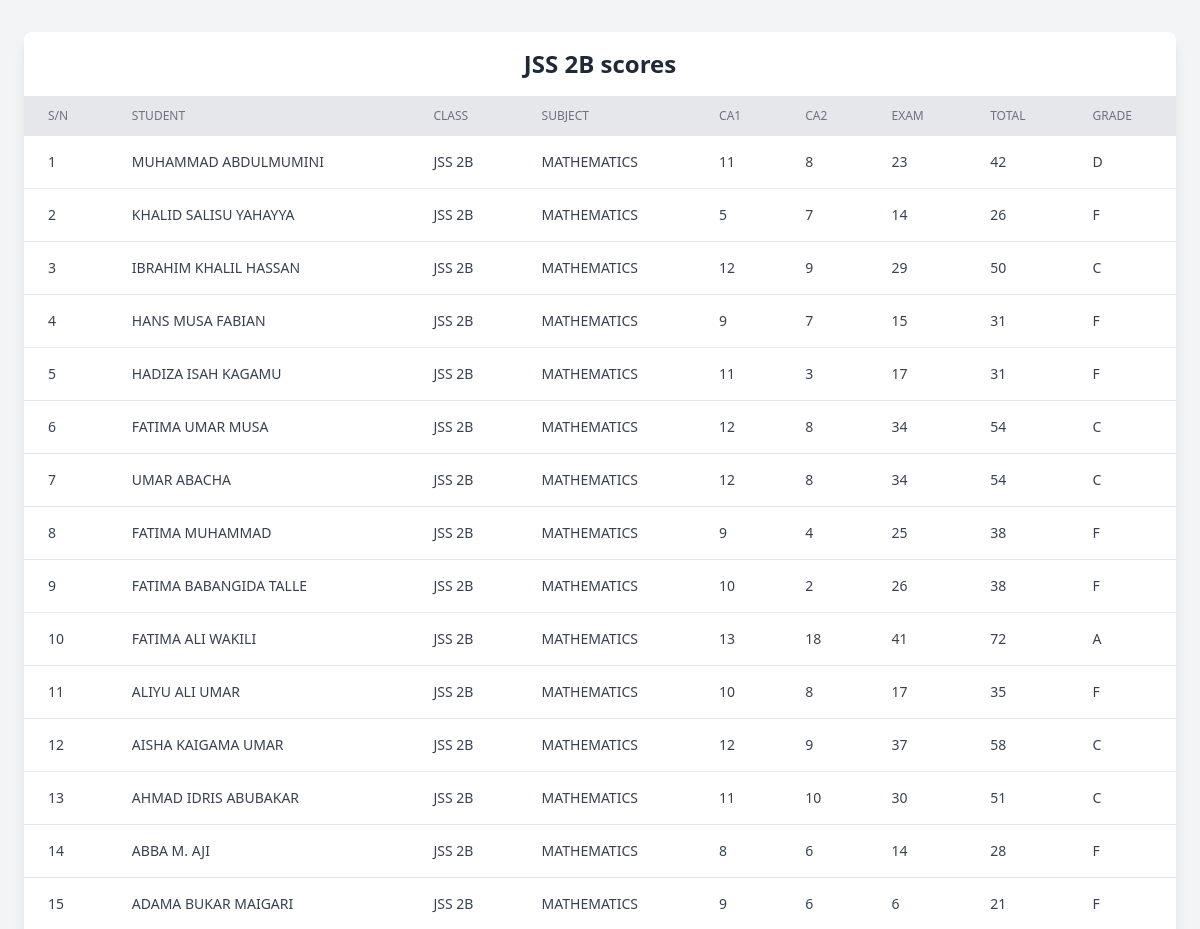
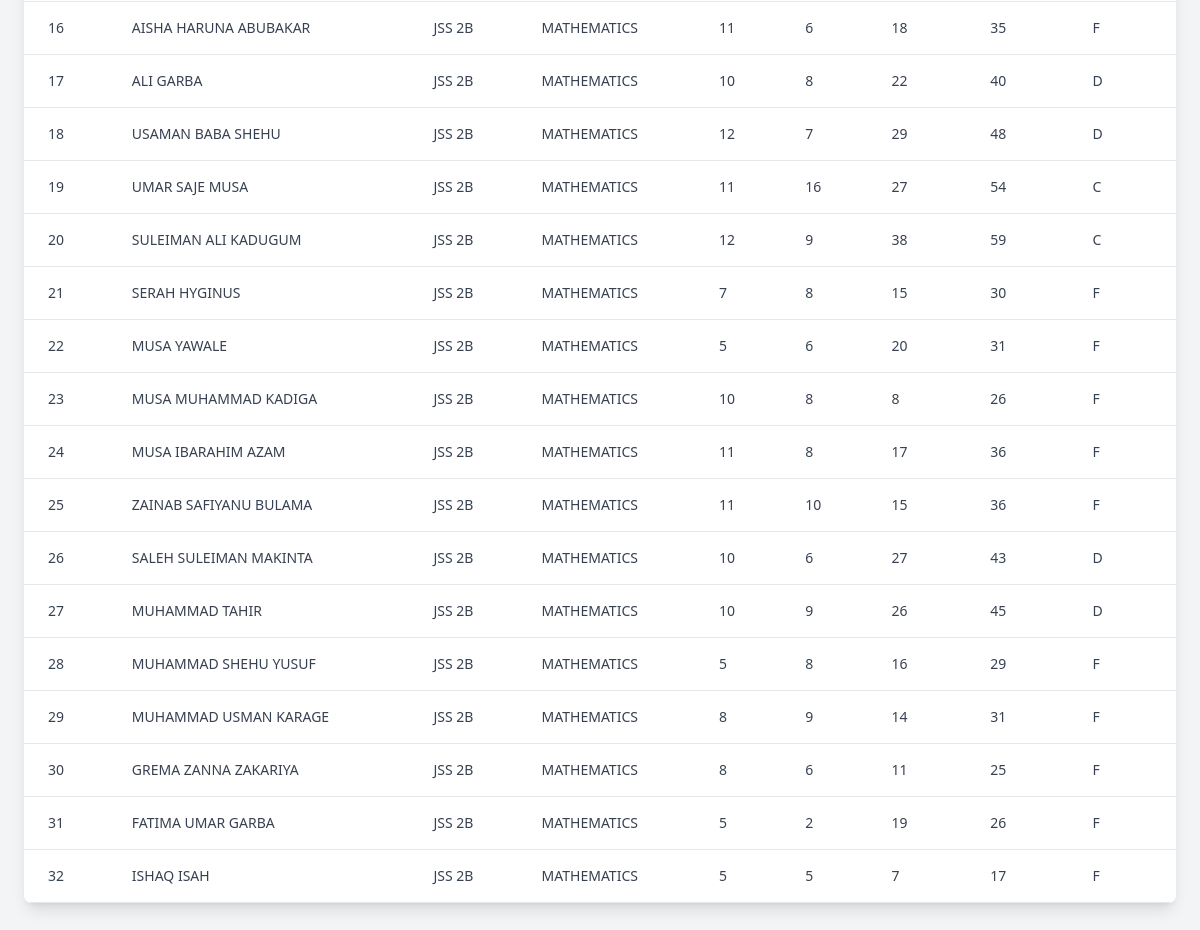
The app's page /uploaded-scores/ with its own data (2 pictures, top to bottom).
### profiles/models.py (models this page shows, shortened)
class Level(models.Model):
    name = models.CharField(max_length = 255)
    def __str__(self):
        return self.name

class StudentProfile(models.Model):
    years=(('2023','2023'),('2024','2024'),('2025','2025'),('2026','2026'))
    genders=(('MALE','MALE'),('FEMALE','FEMALE'))
    houses =(('ABIOLA','ABIOLA'),('AHMAD LAWAN','AHMAD LAWAN'),('JUSTICE ALOOMA','JUSTICE ALOOMA'),('NGOZI OKONJU NWELA','NGOZI OKONJU NWELA'),('GOODLUCK EBELE JONATHAN','GOODLUCK EBELE JONATHAN'))
    user = models.OneToOneField(User, on_delete=models.CASCADE, related_name='profile')
    admission_number = models.CharField(max_length=255, null=True, blank=True, unique=True)
    full_name = models.CharField(max_length=255, null=True, blank=True)
    year_of_admission = models.CharField(max_length=255, choices = years)
    address = models.TextField(max_length=1000, null=True, blank=True)
    level = models.ForeignKey(Level, on_delete=models.CASCADE, null=True, blank=True)
    gender = models.CharField(max_length=255, choices = genders, null=True, blank=True)
    house = models.CharField(max_length=255, choices = houses, null=True, blank=True)
    def __str__(self):
        return f"{self.full_name}"

class Subject(models.Model):
    name = models.CharField(max_length = 255)

### report_card/models.py (models this page shows, shortened)
class SubjectEntry(models.Model):
    session = models.ForeignKey(Session, on_delete = models.CASCADE)
    term = models.ForeignKey(Term, on_delete = models.CASCADE)
    student = models.ForeignKey(StudentProfile, on_delete = models.CASCADE)
    subject = models.ForeignKey(Subject, on_delete = models.CASCADE)
    level = models.ForeignKey(Level,blank=True, null=True, on_delete=models.CASCADE)
    ca1 = models.IntegerField()
    ca2 = models.IntegerField()
    exam = models.IntegerField()
    generated = models.BooleanField(default=False)
    class Meta:
        unique_together = ['student','subject','level']
    @property
    def total(self):
        return self.ca1 + self.ca2 + self.exam
    @property
    def grade(self):
        grade = ''
        if self.total <=39:
            grade ='F'
        elif self.total >= 40 and self.total <=49:
            grade = 'D'
        elif self.total >= 50 and self.total <=59:
            grade = 'C'
        elif self.total >= 60 and self.total <=69:
            grade = 'B'
        elif self.total >= 70 and self.total <=79:
            grade = 'A'
        elif self.total >= 71 and self.total <=100:
            grade = 'A+'
        return grade
    def subject_registeration(sender, instance,created,**kwargs):
        calender = AcademicCalender.objects.get(is_active = True)
        session = calender.session
        term= calender.term
        next_term = calender.next_term_begins
        subjects = Subject.objects.all()
        if created:
            srepo, created = Report.objects.get_or_create(session = session, term = term, next_term_begin = next_term,student = instance, level = instance.level)
            for subject in subjects:
                sub_entry = SubjectEntry.objects.create(session=session, term = term, student = instance, level = instance.level, subject = subject,ca1 =0,ca2 =0, exam =0 )
                repo_filter = Report.objects.filter(student = instance, term =term,session = session,is_approved = False).first()
                if repo_filter:
                    repo_filter.subjects.add(sub_entry)
                    repo_filter.save()
    post_save.connect(subject_registeration,sender =StudentProfile)

### report_card/views.py (the view)
# urls.py: path('uploaded-scores/', views.uploaded_score, name ='uploaded-score')
def uploaded_score(request):
    subject = Subject.objects.get(id = 2)
    level = Level.objects.get(id =5)
    scores = SubjectEntry.objects.filter(subject = subject, level = level)
    context = {
        'scores':scores,
        'level':level,
    }
    return render(request, 'uploaded_score.html', context)

### profiles/models.py (called while the page is built)
    def __str__(self):
        return self.name

### report_card/templates/uploaded_score.html (shortened to what this page needs)
<!DOCTYPE html>
<html lang="en">
<head>
    <script src="https://cdn.tailwindcss.com"></script>
</head>
<body class="bg-gray-100 py-8 px-4">
    <div class="max-w-6xl mx-auto bg-white rounded-lg shadow-lg overflow-hidden">
        <h1 class="text-2xl font-semibold text-center text-gray-800 py-4">{{level.name}} scores</h1>
        <table class="min-w-full table-auto">
            <thead class="bg-gray-200">
                <tr>
                    <th class="px-6 py-3 text-left text-xs font-medium text-gray-500 uppercase">S/N</th>
                    <th class="px-6 py-3 text-left text-xs font-medium text-gray-500 uppercase">Student</th>
                    <th class="px-6 py-3 text-left text-xs font-medium text-gray-500 uppercase">Class</th>
                    <th class="px-6 py-3 text-left text-xs font-medium text-gray-500 uppercase">Subject</th>
                    <th class="px-6 py-3 text-left text-xs font-medium text-gray-500 uppercase">CA1</th>
                    <th class="px-6 py-3 text-left text-xs font-medium text-gray-500 uppercase">CA2</th>
                    <th class="px-6 py-3 text-left text-xs font-medium text-gray-500 uppercase">Exam</th>
                    <th class="px-6 py-3 text-left text-xs font-medium text-gray-500 uppercase">Total</th>
                    <th class="px-6 py-3 text-left text-xs font-medium text-gray-500 uppercase">Grade</th>
                </tr>
            </thead>
            <tbody class="bg-white">
                {% for score in scores %}
                    <tr class="border-b">
                        <td class="px-6 py-4 text-sm text-gray-700">{{ forloop.counter }}</td>
                        <td class="px-6 py-4 text-sm text-gray-700">{{ score.student }}</td>
                        <td class="px-6 py-4 text-sm text-gray-700">{{ score.level }}</td>
                        <td class="px-6 py-4 text-sm text-gray-700">{{ score.subject }}</td>
                        <td class="px-6 py-4 text-sm text-gray-700">{{ score.ca1 }}</td>
                        <td class="px-6 py-4 text-sm text-gray-700">{{ score.ca2 }}</td>
                        <td class="px-6 py-4 text-sm text-gray-700">{{ score.exam }}</td>
                        <td class="px-6 py-4 text-sm text-gray-700">{{ score.total }}</td>
                        <td class="px-6 py-4 text-sm text-gray-700">{{score.grade}}
                        </td>
                    </tr>
                {% empty %}
                    <tr>
                        <td colspan="7" class="px-6 py-4 text-sm text-gray-700 text-center">Not uploaded</td>
                    </tr>
                {% endfor %}
            </tbody>
        </table>
    </div>
</body>
</html>

### records on screen
Level: name "JSS 2B"
SubjectEntry: student "MUHAMMAD ABDULMUMINI", level "JSS 2B", subject "MATHEMATICS", ca1 "11", ca2 "8", exam "23", total "42", grade "D"
SubjectEntry: student "KHALID SALISU YAHAYYA", level "JSS 2B", subject "MATHEMATICS", ca1 "5", ca2 "7", exam "14", total "26", grade "F"
SubjectEntry: student "IBRAHIM KHALIL HASSAN", level "JSS 2B", subject "MATHEMATICS", ca1 "12", ca2 "9", exam "29", total "50", grade "C"
SubjectEntry: student "HANS MUSA FABIAN", level "JSS 2B", subject "MATHEMATICS", ca1 "9", ca2 "7", exam "15", total "31", grade "F"
SubjectEntry: student "HADIZA ISAH KAGAMU", level "JSS 2B", subject "MATHEMATICS", ca1 "11", ca2 "3", exam "17", total "31", grade "F"
SubjectEntry: student "FATIMA UMAR MUSA", level "JSS 2B", subject "MATHEMATICS", ca1 "12", ca2 "8", exam "34", total "54", grade "C"
SubjectEntry: student "UMAR ABACHA", level "JSS 2B", subject "MATHEMATICS", ca1 "12", ca2 "8", exam "34", total "54", grade "C"
SubjectEntry: student "FATIMA MUHAMMAD", level "JSS 2B", subject "MATHEMATICS", ca1 "9", ca2 "4", exam "25", total "38", grade "F"
SubjectEntry: student "FATIMA BABANGIDA TALLE", level "JSS 2B", subject "MATHEMATICS", ca1 "10", ca2 "2", exam "26", total "38", grade "F"
SubjectEntry: student "FATIMA ALI WAKILI", level "JSS 2B", subject "MATHEMATICS", ca1 "13", ca2 "18", exam "41", total "72", grade "A"
SubjectEntry: student "ALIYU ALI UMAR", level "JSS 2B", subject "MATHEMATICS", ca1 "10", ca2 "8", exam "17", total "35", grade "F"
SubjectEntry: student "AISHA KAIGAMA UMAR", level "JSS 2B", subject "MATHEMATICS", ca1 "12", ca2 "9", exam "37", total "58", grade "C"
SubjectEntry: student "AHMAD IDRIS ABUBAKAR", level "JSS 2B", subject "MATHEMATICS", ca1 "11", ca2 "10", exam "30", total "51", grade "C"
SubjectEntry: student "ABBA M. AJI", level "JSS 2B", subject "MATHEMATICS", ca1 "8", ca2 "6", exam "14", total "28", grade "F"
SubjectEntry: student "ADAMA BUKAR MAIGARI", level "JSS 2B", subject "MATHEMATICS", ca1 "9", ca2 "6", exam "6", total "21", grade "F"
SubjectEntry: student "AISHA HARUNA ABUBAKAR", level "JSS 2B", subject "MATHEMATICS", ca1 "11", ca2 "6", exam "18", total "35", grade "F"
SubjectEntry: student "ALI GARBA", level "JSS 2B", subject "MATHEMATICS", ca1 "10", ca2 "8", exam "22", total "40", grade "D"
SubjectEntry: student "USAMAN BABA SHEHU", level "JSS 2B", subject "MATHEMATICS", ca1 "12", ca2 "7", exam "29", total "48", grade "D"
SubjectEntry: student "UMAR SAJE MUSA", level "JSS 2B", subject "MATHEMATICS", ca1 "11", ca2 "16", exam "27", total "54", grade "C"
SubjectEntry: student "SULEIMAN ALI KADUGUM", level "JSS 2B", subject "MATHEMATICS", ca1 "12", ca2 "9", exam "38", total "59", grade "C"
SubjectEntry: student "SERAH HYGINUS", level "JSS 2B", subject "MATHEMATICS", ca1 "7", ca2 "8", exam "15", total "30", grade "F"
SubjectEntry: student "MUSA YAWALE", level "JSS 2B", subject "MATHEMATICS", ca1 "5", ca2 "6", exam "20", total "31", grade "F"
SubjectEntry: student "MUSA MUHAMMAD KADIGA", level "JSS 2B", subject "MATHEMATICS", ca1 "10", ca2 "8", exam "8", total "26", grade "F"
SubjectEntry: student "MUSA IBARAHIM AZAM", level "JSS 2B", subject "MATHEMATICS", ca1 "11", ca2 "8", exam "17", total "36", grade "F"
SubjectEntry: student "ZAINAB SAFIYANU BULAMA", level "JSS 2B", subject "MATHEMATICS", ca1 "11", ca2 "10", exam "15", total "36", grade "F"
SubjectEntry: student "SALEH SULEIMAN MAKINTA", level "JSS 2B", subject "MATHEMATICS", ca1 "10", ca2 "6", exam "27", total "43", grade "D"
SubjectEntry: student "MUHAMMAD TAHIR", level "JSS 2B", subject "MATHEMATICS", ca1 "10", ca2 "9", exam "26", total "45", grade "D"
SubjectEntry: student "MUHAMMAD SHEHU YUSUF", level "JSS 2B", subject "MATHEMATICS", ca1 "5", ca2 "8", exam "16", total "29", grade "F"
SubjectEntry: student "MUHAMMAD USMAN KARAGE", level "JSS 2B", subject "MATHEMATICS", ca1 "8", ca2 "9", exam "14", total "31", grade "F"
SubjectEntry: student "GREMA ZANNA ZAKARIYA", level "JSS 2B", subject "MATHEMATICS", ca1 "8", ca2 "6", exam "11", total "25", grade "F"
SubjectEntry: student "FATIMA UMAR GARBA", level "JSS 2B", subject "MATHEMATICS", ca1 "5", ca2 "2", exam "19", total "26", grade "F"
SubjectEntry: student "ISHAQ ISAH", level "JSS 2B", subject "MATHEMATICS", ca1 "5", ca2 "5", exam "7", total "17", grade "F"
